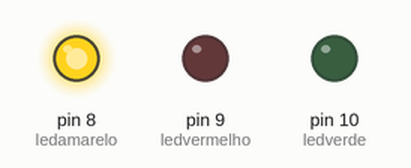
Recording of a sketch running on a simulated Arduino Uno, built with avr-gcc and run on an emulated ATmega328P. Shown: output pins drawn as LEDs (lit = HIGH).

Above: at 1.5 s.
At 2.5 s:
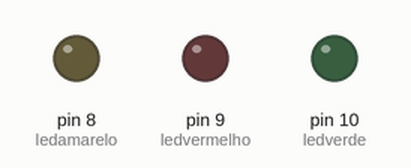
At 3.5 s:
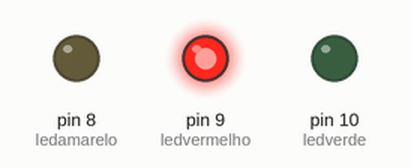
At 5.5 s:
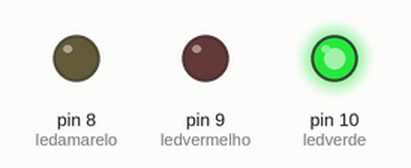
Timing chart, 0 to 7.5 s (numbered marks = the images above):
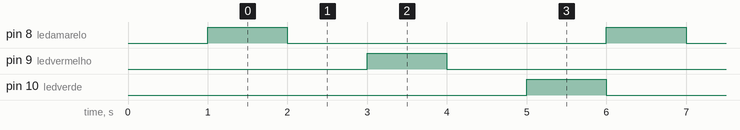

The sketch:

joao_queiroz_exemplo1_31_01_2024_copy_20240207151602.ino
```cpp
//Declaração das variáveis que representam os pinos dos leds
int ledamarelo = 8;
int ledvermelho = 9;
int ledverde = 10;

void setup() {
  //Definindo os tipos de pinos
  pinMode(ledamarelo, OUTPUT);
  pinMode(ledvermelho, OUTPUT);
  pinMode(ledverde, OUTPUT);

  delay(1000);
}

void loop() {
  digitalWrite(ledamarelo, HIGH);
  delay(1000);
  digitalWrite(ledamarelo, LOW);
  delay(1000);
  digitalWrite(9, HIGH);
  delay(1000);
  digitalWrite(9, LOW);
  delay(1000);
  digitalWrite(10, HIGH);
  delay(1000);
  digitalWrite(10, LOW);
}
```

Measured:
- by itself, pin 8 (ledamarelo), pin 9 (ledvermelho), pin 10 (ledverde): alternates HIGH for 1.0 s and LOW for 4.0 s
- by itself, everything shown: repeats every 5.0 s, in 6 steps
